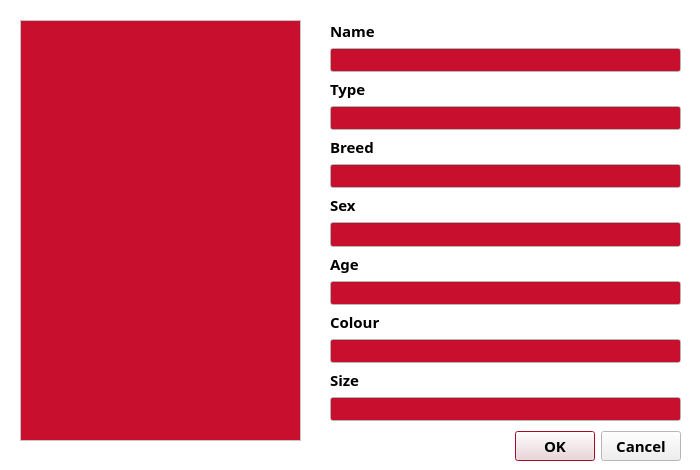
<?xml version="1.0" encoding="UTF-8"?>
<ui version="4.0">
 <class>ViewAnimals</class>
 <widget class="QDialog" name="ViewAnimals">
  <property name="geometry">
   <rect>
    <x>0</x>
    <y>0</y>
    <width>700</width>
    <height>470</height>
   </rect>
  </property>
  <property name="palette">
   <palette>
    <active>
     <colorrole role="BrightText">
      <brush brushstyle="SolidPattern">
       <color alpha="255">
        <red>255</red>
        <green>255</green>
        <blue>255</blue>
       </color>
      </brush>
     </colorrole>
     <colorrole role="Base">
      <brush brushstyle="SolidPattern">
       <color alpha="255">
        <red>200</red>
        <green>16</green>
        <blue>46</blue>
       </color>
      </brush>
     </colorrole>
     <colorrole role="Window">
      <brush brushstyle="SolidPattern">
       <color alpha="255">
        <red>255</red>
        <green>255</green>
        <blue>255</blue>
       </color>
      </brush>
     </colorrole>
     <colorrole role="Highlight">
      <brush brushstyle="SolidPattern">
       <color alpha="255">
        <red>200</red>
        <green>16</green>
        <blue>46</blue>
       </color>
      </brush>
     </colorrole>
     <colorrole role="HighlightedText">
      <brush brushstyle="SolidPattern">
       <color alpha="255">
        <red>255</red>
        <green>255</green>
        <blue>255</blue>
       </color>
      </brush>
     </colorrole>
    </active>
    <inactive>
     <colorrole role="BrightText">
      <brush brushstyle="SolidPattern">
       <color alpha="255">
        <red>255</red>
        <green>255</green>
        <blue>255</blue>
       </color>
      </brush>
     </colorrole>
     <colorrole role="Base">
      <brush brushstyle="SolidPattern">
       <color alpha="255">
        <red>200</red>
        <green>16</green>
        <blue>46</blue>
       </color>
      </brush>
     </colorrole>
     <colorrole role="Window">
      <brush brushstyle="SolidPattern">
       <color alpha="255">
        <red>255</red>
        <green>255</green>
        <blue>255</blue>
       </color>
      </brush>
     </colorrole>
     <colorrole role="Highlight">
      <brush brushstyle="SolidPattern">
       <color alpha="255">
        <red>200</red>
        <green>16</green>
        <blue>46</blue>
       </color>
      </brush>
     </colorrole>
     <colorrole role="HighlightedText">
      <brush brushstyle="SolidPattern">
       <color alpha="255">
        <red>255</red>
        <green>255</green>
        <blue>255</blue>
       </color>
      </brush>
     </colorrole>
    </inactive>
    <disabled>
     <colorrole role="BrightText">
      <brush brushstyle="SolidPattern">
       <color alpha="255">
        <red>255</red>
        <green>255</green>
        <blue>255</blue>
       </color>
      </brush>
     </colorrole>
     <colorrole role="Base">
      <brush brushstyle="SolidPattern">
       <color alpha="255">
        <red>255</red>
        <green>255</green>
        <blue>255</blue>
       </color>
      </brush>
     </colorrole>
     <colorrole role="Window">
      <brush brushstyle="SolidPattern">
       <color alpha="255">
        <red>255</red>
        <green>255</green>
        <blue>255</blue>
       </color>
      </brush>
     </colorrole>
     <colorrole role="Highlight">
      <brush brushstyle="SolidPattern">
       <color alpha="255">
        <red>145</red>
        <green>141</green>
        <blue>126</blue>
       </color>
      </brush>
     </colorrole>
     <colorrole role="HighlightedText">
      <brush brushstyle="SolidPattern">
       <color alpha="255">
        <red>255</red>
        <green>255</green>
        <blue>255</blue>
       </color>
      </brush>
     </colorrole>
    </disabled>
   </palette>
  </property>
  <property name="font">
   <font>
    <family>Egyptienne F</family>
    <pointsize>11</pointsize>
    <weight>75</weight>
    <bold>true</bold>
   </font>
  </property>
  <property name="windowTitle">
   <string>Dialog</string>
  </property>
  <widget class="QListWidget" name="viewAnimalsListWidget">
   <property name="geometry">
    <rect>
     <x>20</x>
     <y>20</y>
     <width>281</width>
     <height>421</height>
    </rect>
   </property>
  </widget>
  <widget class="QDialogButtonBox" name="buttonBox">
   <property name="geometry">
    <rect>
     <x>340</x>
     <y>430</y>
     <width>341</width>
     <height>32</height>
    </rect>
   </property>
   <property name="orientation">
    <enum>Qt::Horizontal</enum>
   </property>
   <property name="standardButtons">
    <set>QDialogButtonBox::Cancel|QDialogButtonBox::Ok</set>
   </property>
  </widget>
  <widget class="QWidget" name="layoutWidget">
   <property name="geometry">
    <rect>
     <x>330</x>
     <y>20</y>
     <width>351</width>
     <height>401</height>
    </rect>
   </property>
   <layout class="QVBoxLayout" name="verticalLayout_2">
    <item>
     <widget class="QLabel" name="nameLabel">
      <property name="text">
       <string>Name</string>
      </property>
     </widget>
    </item>
    <item>
     <widget class="QLineEdit" name="nameLineEdit">
      <property name="enabled">
       <bool>true</bool>
      </property>
      <property name="palette">
       <palette>
        <active>
         <colorrole role="Text">
          <brush brushstyle="SolidPattern">
           <color alpha="255">
            <red>255</red>
            <green>255</green>
            <blue>255</blue>
           </color>
          </brush>
         </colorrole>
        </active>
        <inactive>
         <colorrole role="Text">
          <brush brushstyle="SolidPattern">
           <color alpha="255">
            <red>255</red>
            <green>255</green>
            <blue>255</blue>
           </color>
          </brush>
         </colorrole>
        </inactive>
        <disabled>
         <colorrole role="Text">
          <brush brushstyle="SolidPattern">
           <color alpha="255">
            <red>190</red>
            <green>190</green>
            <blue>190</blue>
           </color>
          </brush>
         </colorrole>
        </disabled>
       </palette>
      </property>
     </widget>
    </item>
    <item>
     <widget class="QLabel" name="typeLabel">
      <property name="text">
       <string>Type</string>
      </property>
     </widget>
    </item>
    <item>
     <widget class="QLineEdit" name="typeLineEdit">
      <property name="palette">
       <palette>
        <active>
         <colorrole role="Text">
          <brush brushstyle="SolidPattern">
           <color alpha="255">
            <red>255</red>
            <green>255</green>
            <blue>255</blue>
           </color>
          </brush>
         </colorrole>
        </active>
        <inactive>
         <colorrole role="Text">
          <brush brushstyle="SolidPattern">
           <color alpha="255">
            <red>255</red>
            <green>255</green>
            <blue>255</blue>
           </color>
          </brush>
         </colorrole>
        </inactive>
        <disabled>
         <colorrole role="Text">
          <brush brushstyle="SolidPattern">
           <color alpha="255">
            <red>190</red>
            <green>190</green>
            <blue>190</blue>
           </color>
          </brush>
         </colorrole>
        </disabled>
       </palette>
      </property>
     </widget>
    </item>
    <item>
     <widget class="QLabel" name="labelBreed">
      <property name="text">
       <string>Breed</string>
      </property>
     </widget>
    </item>
    <item>
     <widget class="QLineEdit" name="breedLineEdit">
      <property name="palette">
       <palette>
        <active>
         <colorrole role="Text">
          <brush brushstyle="SolidPattern">
           <color alpha="255">
            <red>255</red>
            <green>255</green>
            <blue>255</blue>
           </color>
          </brush>
         </colorrole>
        </active>
        <inactive>
         <colorrole role="Text">
          <brush brushstyle="SolidPattern">
           <color alpha="255">
            <red>255</red>
            <green>255</green>
            <blue>255</blue>
           </color>
          </brush>
         </colorrole>
        </inactive>
        <disabled>
         <colorrole role="Text">
          <brush brushstyle="SolidPattern">
           <color alpha="255">
            <red>190</red>
            <green>190</green>
            <blue>190</blue>
           </color>
          </brush>
         </colorrole>
        </disabled>
       </palette>
      </property>
     </widget>
    </item>
    <item>
     <widget class="QLabel" name="sexLabel">
      <property name="text">
       <string>Sex</string>
      </property>
     </widget>
    </item>
    <item>
     <widget class="QLineEdit" name="sexLineEdit">
      <property name="palette">
       <palette>
        <active>
         <colorrole role="Text">
          <brush brushstyle="SolidPattern">
           <color alpha="255">
            <red>255</red>
            <green>255</green>
            <blue>255</blue>
           </color>
          </brush>
         </colorrole>
        </active>
        <inactive>
         <colorrole role="Text">
          <brush brushstyle="SolidPattern">
           <color alpha="255">
            <red>255</red>
            <green>255</green>
            <blue>255</blue>
           </color>
          </brush>
         </colorrole>
        </inactive>
        <disabled>
         <colorrole role="Text">
          <brush brushstyle="SolidPattern">
           <color alpha="255">
            <red>190</red>
            <green>190</green>
            <blue>190</blue>
           </color>
          </brush>
         </colorrole>
        </disabled>
       </palette>
      </property>
     </widget>
    </item>
    <item>
     <widget class="QLabel" name="ageLabel">
      <property name="text">
       <string>Age</string>
      </property>
     </widget>
    </item>
    <item>
     <widget class="QLineEdit" name="ageLineEdit">
      <property name="enabled">
       <bool>true</bool>
      </property>
      <property name="palette">
       <palette>
        <active>
         <colorrole role="Text">
          <brush brushstyle="SolidPattern">
           <color alpha="255">
            <red>255</red>
            <green>255</green>
            <blue>255</blue>
           </color>
          </brush>
         </colorrole>
        </active>
        <inactive>
         <colorrole role="Text">
          <brush brushstyle="SolidPattern">
           <color alpha="255">
            <red>255</red>
            <green>255</green>
            <blue>255</blue>
           </color>
          </brush>
         </colorrole>
        </inactive>
        <disabled>
         <colorrole role="Text">
          <brush brushstyle="SolidPattern">
           <color alpha="255">
            <red>190</red>
            <green>190</green>
            <blue>190</blue>
           </color>
          </brush>
         </colorrole>
        </disabled>
       </palette>
      </property>
     </widget>
    </item>
    <item>
     <widget class="QLabel" name="labelColour">
      <property name="text">
       <string>Colour</string>
      </property>
     </widget>
    </item>
    <item>
     <widget class="QLineEdit" name="colourLineEdit">
      <property name="palette">
       <palette>
        <active>
         <colorrole role="Text">
          <brush brushstyle="SolidPattern">
           <color alpha="255">
            <red>255</red>
            <green>255</green>
            <blue>255</blue>
           </color>
          </brush>
         </colorrole>
        </active>
        <inactive>
         <colorrole role="Text">
          <brush brushstyle="SolidPattern">
           <color alpha="255">
            <red>255</red>
            <green>255</green>
            <blue>255</blue>
           </color>
          </brush>
         </colorrole>
        </inactive>
        <disabled>
         <colorrole role="Text">
          <brush brushstyle="SolidPattern">
           <color alpha="255">
            <red>190</red>
            <green>190</green>
            <blue>190</blue>
           </color>
          </brush>
         </colorrole>
        </disabled>
       </palette>
      </property>
     </widget>
    </item>
    <item>
     <widget class="QLabel" name="sizeLabel">
      <property name="text">
       <string>Size</string>
      </property>
     </widget>
    </item>
    <item>
     <widget class="QLineEdit" name="sizeLineEdit">
      <property name="palette">
       <palette>
        <active>
         <colorrole role="Text">
          <brush brushstyle="SolidPattern">
           <color alpha="255">
            <red>255</red>
            <green>255</green>
            <blue>255</blue>
           </color>
          </brush>
         </colorrole>
        </active>
        <inactive>
         <colorrole role="Text">
          <brush brushstyle="SolidPattern">
           <color alpha="255">
            <red>255</red>
            <green>255</green>
            <blue>255</blue>
           </color>
          </brush>
         </colorrole>
        </inactive>
        <disabled>
         <colorrole role="Text">
          <brush brushstyle="SolidPattern">
           <color alpha="255">
            <red>190</red>
            <green>190</green>
            <blue>190</blue>
           </color>
          </brush>
         </colorrole>
        </disabled>
       </palette>
      </property>
     </widget>
    </item>
   </layout>
  </widget>
 </widget>
 <resources/>
 <connections>
  <connection>
   <sender>buttonBox</sender>
   <signal>accepted()</signal>
   <receiver>ViewAnimals</receiver>
   <slot>accept()</slot>
   <hints>
    <hint type="sourcelabel">
     <x>874</x>
     <y>451</y>
    </hint>
    <hint type="destinationlabel">
     <x>928</x>
     <y>332</y>
    </hint>
   </hints>
  </connection>
  <connection>
   <sender>buttonBox</sender>
   <signal>rejected()</signal>
   <receiver>ViewAnimals</receiver>
   <slot>reject()</slot>
   <hints>
    <hint type="sourcelabel">
     <x>792</x>
     <y>448</y>
    </hint>
    <hint type="destinationlabel">
     <x>393</x>
     <y>448</y>
    </hint>
   </hints>
  </connection>
 </connections>
</ui>
